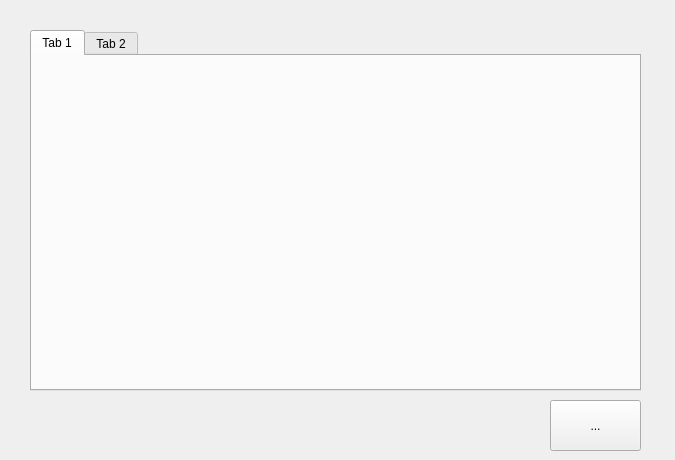
<?xml version="1.0" encoding="UTF-8"?>
<ui version="4.0">
 <class>rule_widget</class>
 <widget class="QWidget" name="rule_widget">
  <property name="geometry">
   <rect>
    <x>0</x>
    <y>0</y>
    <width>675</width>
    <height>460</height>
   </rect>
  </property>
  <property name="minimumSize">
   <size>
    <width>675</width>
    <height>460</height>
   </size>
  </property>
  <property name="maximumSize">
   <size>
    <width>675</width>
    <height>550</height>
   </size>
  </property>
  <property name="windowTitle">
   <string>Form</string>
  </property>
  <widget class="QToolButton" name="back">
   <property name="geometry">
    <rect>
     <x>550</x>
     <y>400</y>
     <width>91</width>
     <height>51</height>
    </rect>
   </property>
   <property name="minimumSize">
    <size>
     <width>6</width>
     <height>0</height>
    </size>
   </property>
   <property name="maximumSize">
    <size>
     <width>150</width>
     <height>100</height>
    </size>
   </property>
   <property name="focusPolicy">
    <enum>Qt::NoFocus</enum>
   </property>
   <property name="text">
    <string>...</string>
   </property>
   <property name="icon">
    <iconset resource="resource.qrc">
     <normaloff>:/icon/resource/icon/back.png</normaloff>:/icon/resource/icon/back.png</iconset>
   </property>
   <property name="iconSize">
    <size>
     <width>100</width>
     <height>150</height>
    </size>
   </property>
  </widget>
  <widget class="QTabWidget" name="file">
   <property name="geometry">
    <rect>
     <x>30</x>
     <y>30</y>
     <width>611</width>
     <height>361</height>
    </rect>
   </property>
   <property name="currentIndex">
    <number>0</number>
   </property>
   <widget class="QWidget" name="tab">
    <attribute name="title">
     <string>Tab 1</string>
    </attribute>
   </widget>
   <widget class="QWidget" name="tab_2">
    <attribute name="title">
     <string>Tab 2</string>
    </attribute>
   </widget>
  </widget>
 </widget>
 <resources>
  <include location="resource.qrc"/>
 </resources>
 <connections/>
</ui>
